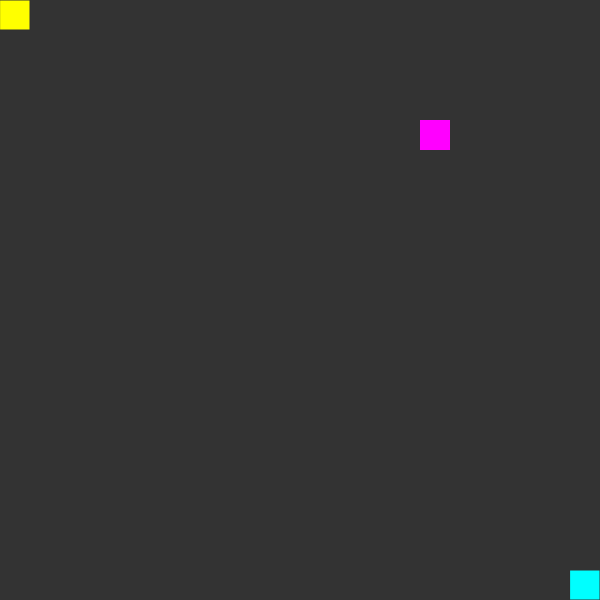
Frame 1 (no input)
Frame 60 (no input): identical to frame 1, image omitted
Frame 120 (the mouse pressed at the canvas centre since frame 60): identical to frame 1, image omitted

The p5.js sketch that drew this single still picture (run headless with seeded random() and noise() and a simulated clock; from frame 60 on, the mouse is pressed at the canvas centre):

// p5.js sketch
// ── sketch.js
var s;
var e;
var f;
var screenSize = 600;
var gridCount = 20;
var gridSize = screenSize/gridCount;
var alive = true;

function setup() {
  // put setup code here
  createCanvas(screenSize,screenSize);
  s = new Snake();
  e = new Snake();
  s.x = screenSize - 1;
  s.y = screenSize - 1;
  f = new Food();
  f.randomize();
}

function draw() {
  // put drawing code here
  if(!alive) {}
  else if(!s.update(e.tail)) {
      background(color("yellow"));
      alive = false;
  }

  else if(!e.update(s.tail)) {
      background(color("cyan"));
      alive = false;
  }

  if(alive) {
      background(51);
    if(s.xGrid==f.xGrid && s.yGrid==f.yGrid) {
      f.randomize();
      s.grow();
    }
    if(e.xGrid==f.xGrid && e.yGrid==f.yGrid) {
      f.randomize();
      e.grow();
    }
    s.show(color('cyan'));
    e.show(color('yellow'));
    f.show();
  }
}

function keyPressed() {
  var xOld = s.xDir;
  var yOld = s.yDir;
  switch(keyCode) {
    case LEFT_ARROW:
      s.xDir = -1;
      s.yDir = 0;
      break;
    case RIGHT_ARROW:
      s.xDir = 1;
      s.yDir = 0;
      break;
    case DOWN_ARROW:
      s.xDir = 0;
      s.yDir = 1;
      break;
    case UP_ARROW:
      s.xDir = 0;
      s.yDir = -1;
      break;
  }
  if(xOld == -s.xDir && yOld == -s.yDir)
  {
    s.xDir = xOld;
    s.yDir = yOld;
  }

  xOld = e.xDir;
  yOld = e.yDir;
  switch(keyCode) {
    case 65:
      e.xDir = -1;
      e.yDir = 0;
      break;
    case 68:
      e.xDir = 1;
      e.yDir = 0;
      break;
    case 83:
      e.xDir = 0;
      e.yDir = 1;
      break;
    case 87:
      e.xDir = 0;
      e.yDir = -1;
      break;
  }
  if(xOld == -e.xDir && yOld == -e.yDir)
  {
    e.xDir = xOld;
    e.yDir = yOld;
  }
}

// ── food.js
function Food() {
  this.x = 0;
  this.y = 0;
  this.xGrid = 0;
  this.yGrid = 0;

  this.randomize = function() {
    this.x = random(screenSize);
    this.y = random(screenSize);
    this.xGrid = floor(this.x/screenSize*gridCount)*gridSize;
    this.yGrid = floor(this.y/screenSize*gridCount)*gridSize;
  }

  this.show = function() {
    fill(color('magenta'));
    noStroke();
    rect(this.xGrid,this.yGrid,gridSize,gridSize);
  }
}

// ── snake.js
function Snake() {
  this.x = 0;
  this.y = 0;
  this.xGrid = 0;
  this.yGrid = 0;
  this.xDir = 0;
  this.yDir = 0;
  this.speed = 4;
  this.tail = [];
  this.haveGrown = false;

  this.update = function(list) {
    var xOld = this.xGrid;
    var yOld = this.yGrid;
    this.x += this.xDir*this.speed;
    this.y += this.yDir*this.speed;
    this.xGrid = floor(this.x/screenSize*gridCount)*gridSize;
    this.yGrid = floor(this.y/screenSize*gridCount)*gridSize;

    if(xOld != this.xGrid || yOld != this.yGrid && this.tail.length>0) {
      if(!this.haveGrown) {
        for(i = 0; i < this.tail.length-1; i++) {
          this.tail[i] = this.tail[i+1];
        }
        this.tail[this.tail.length-1] = new Tail(xOld,yOld);
      }
      else {
        this.haveGrown = false;
      }
    }

    for(i = 0; i < this.tail.length-1; i++) {
      if(this.xGrid == this.tail[i].x
      && this.yGrid == this.tail[i].y)
      return false;
    }

    for(i = 0; i < list.length-1; i++) {
      if(this.xGrid == list[i].x
      && this.yGrid == list[i].y)
      return false;
    }

    if(this.x < 0 || this.x > screenSize
    || this.y < 0 || this.y > screenSize) {
      return false;
    }
    return true;
  }

  this.show = function(col) {
    fill(col);
    stroke(51);
    rect(this.xGrid,this.yGrid,gridSize,gridSize);
    for(i = 0; i < this.tail.length; i++) {
      rect(this.tail[i].x,this.tail[i].y,gridSize,gridSize);
    }
  }

  this.grow = function() {
    this.tail.push(new Tail(this.xGrid,this.yGrid));
    this.haveGrown = true;
  }
}

function Tail(x,y) {
  this.x = x;
  this.y = y;
}
